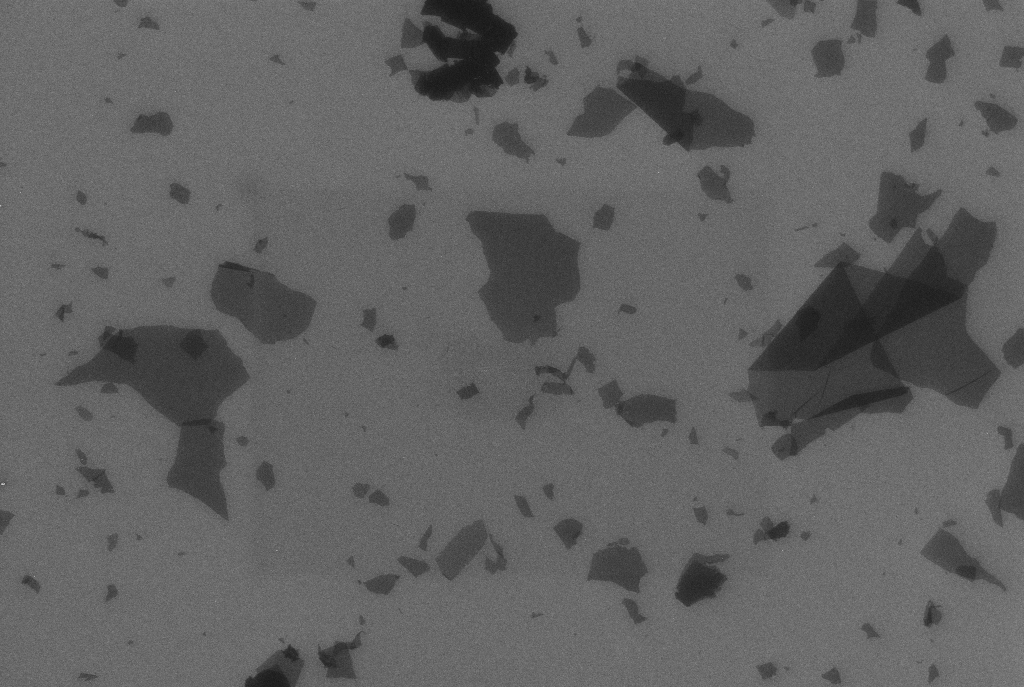
#> input picture data/TiO2 450 1h 0.01 GO08.png, 1024 x 687 px
$ jupyter execute images_sem.ipynb
#> lines starting #> are read from the running program, lines starting #| are printed output that depends on the picture; after the words box and inside, x2 and y2 are one past the last pixel; in counts of white or black regions, pixels touching at a corner belong together
**Calculate the average coating coverage from a SEM (Scanning Electron Microscope) image
Graphene oxide onto a Titanium Dioxide thin film**

You can try this notebook on

- data/TiO2 450 1h 0.01 GO07.png
- data/TiO2 450 1h 0.01 GO08.png

**Import libraries**

[cell 1]
import matplotlib.pyplot as plt
import numpy as np
from matplotlib.offsetbox import AnchoredText
from scipy.signal import find_peaks
from skimage import color, filters, io, measure, morphology

**Load the image**

[cell 2]
f_name = "data/TiO2 450 1h 0.01 GO08.png"
im = io.imread(f_name)
#> im is the input picture: shape (687, 1024, 3); min 21, max 201, mean 97.4
io.imshow(im)
gray_image = color.rgb2gray(im)
blurred_image = filters.gaussian(gray_image, sigma=1.0)

**Visualize the gray level histogram**

[cell 3]
histogram, bin_edges = np.histogram(blurred_image, bins=256, range=(0.0, 1.0))
#> histogram = 256 values, max 48666 at index 107, min 0 at index 0, mean 2748; bin_edges = 257 values from 0 to 1
x = bin_edges[0:-1]
#> x = 256 values from 0 to 0.996

fig, ax = plt.subplots(figsize=(6,5))
ax.plot(x, histogram, c="royalblue")

ax.set_title("Gray level histogram")
ax.set_xlabel("Gray level")
ax.set_ylabel("# pixel")
ax.set_xlim(0, 1.0)

fig.tight_layout()
plt.show()
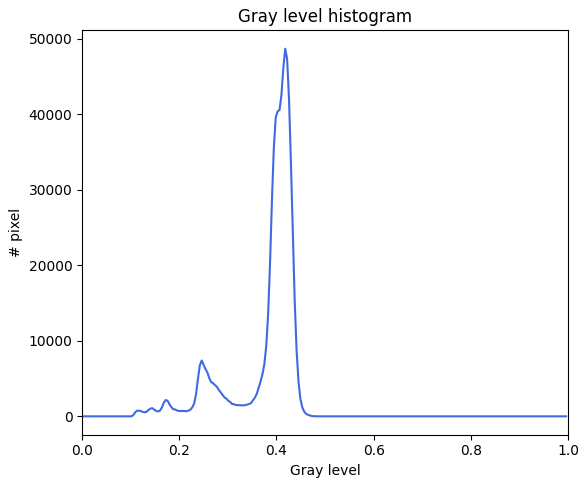
#> figure drawn by matplotlib, 1 panel; curve peaks at x = 0.418, y = 48666

If the background gray level is constant throughout the image, and if the foreground objects have a comparable contrast that is above the background, then a global threshold value can be used to segment the entire image.

The broader peak around 0.4 corresponds to the substrate. The smaller peaks near zero is what we are after: the GO sheets. A reasonable choice thus might be to leave pixels below the substrate peak.

**Use the find_peaks function from scipy to find the local minima.**

[cell 4]
fig, ax = plt.subplots(figsize=(6,5))
ax.plot(x, histogram, c="royalblue")

max_, _ = find_peaks(histogram)
#> max_ = [29, 37, 44, 52, 54, 63, 107, 126, 129, 134, 139]
min_, _ = find_peaks(histogram*-1)
#> min_ = [33, 40, 51, 53, 55, 85, 125, 127, 131, 137]
t_index = np.where(histogram[max_]==histogram[max_].max())[0][0]
#> t_index = 6

# max
X_ = x[max_][t_index]
#> X_ = 0.418
Y_ = histogram[max_][t_index]
#> Y_ = 48666
ax.plot(X_, Y_, marker="x", c="r", alpha=0.5)
ax.text(x=X_ + 0.01, y=Y_, s="Thin film substrate (TiO$_2$)")

# local min
X = x[min_][t_index-1]
#> X = 0.332
Y = histogram[min_][t_index-1]
#> Y = 1448
ax.plot(X, Y, marker="o", c="g", alpha=0.5)
ax.text(x=X + 0.01, y=Y, s="t: " + str(X.round(3)))

ax.axvspan(0, X, color="g", alpha=0.05)

ax.set_title("Gray level histogram")
ax.set_xlabel("Gray level")
ax.set_ylabel("# pixel")
ax.set_xlim(0, 1.0)

fig.tight_layout()
plt.show()
#> figure, not shown here; curve peaks at x = 0.418, y = 48666

**Generate a binary image based on threshold**

[cell 5]
t = X
#> t = 0.332
binary_mask = blurred_image < t
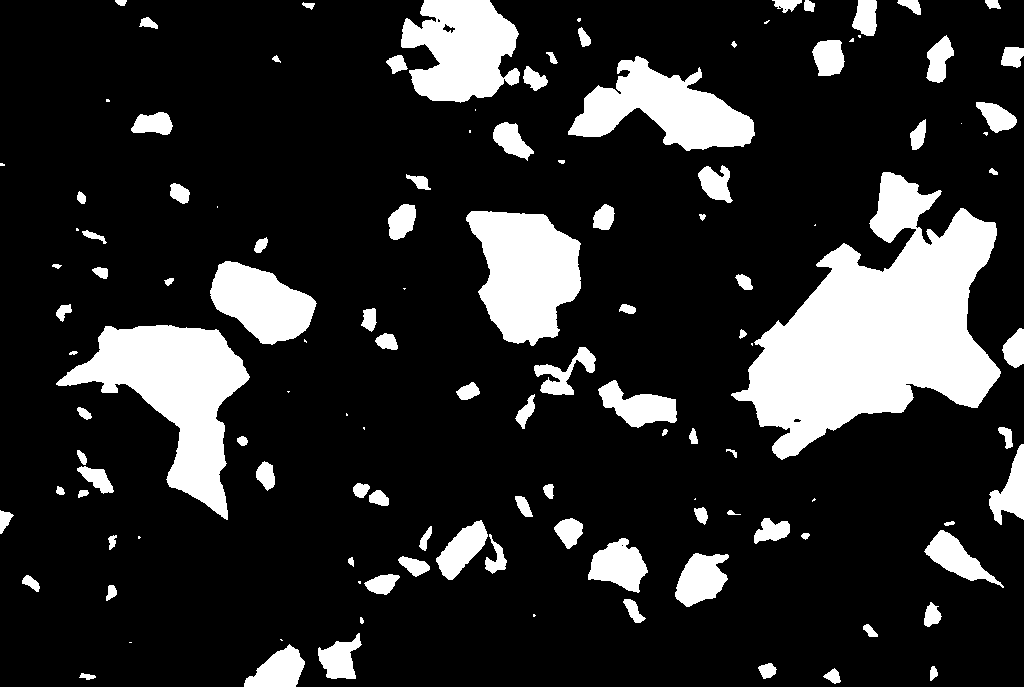
#> binary_mask: shape (687, 1024) bool; 17.3% white; 124 white regions (26 under 20 px), largest, box (x1, y1, x2, y2) and area: (731, 172, 1001, 460) 37927, (56, 325, 250, 520) 15462, (466, 211, 581, 346) 10673
fig, ax = plt.subplots(figsize=(6,5))
ax.imshow(binary_mask, cmap="gray")
plt.show()

**Binary image, post-process the binary mask and compute labels**

[cell 6]
threshold = filters.threshold_otsu(binary_mask)
#> threshold = 0.00195
mask = binary_mask > threshold
mask = morphology.remove_small_objects(mask, 50)
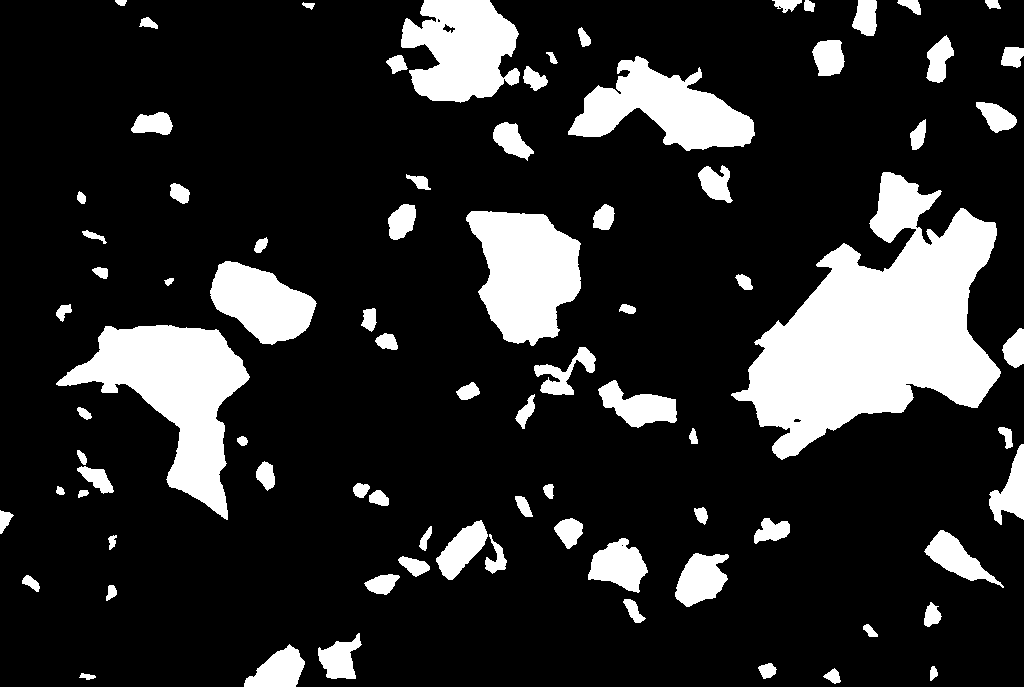
#> mask: shape (687, 1024) bool; 17.2% white; 83 white regions, largest, box (x1, y1, x2, y2) and area: (731, 172, 1001, 460) 37927, (56, 325, 250, 520) 15462, (466, 211, 581, 346) 10673
mask = morphology.remove_small_holes(mask, 50)
#> mask: shape (687, 1024) bool; 17.2% white; 83 white regions
labels = measure.label(mask)
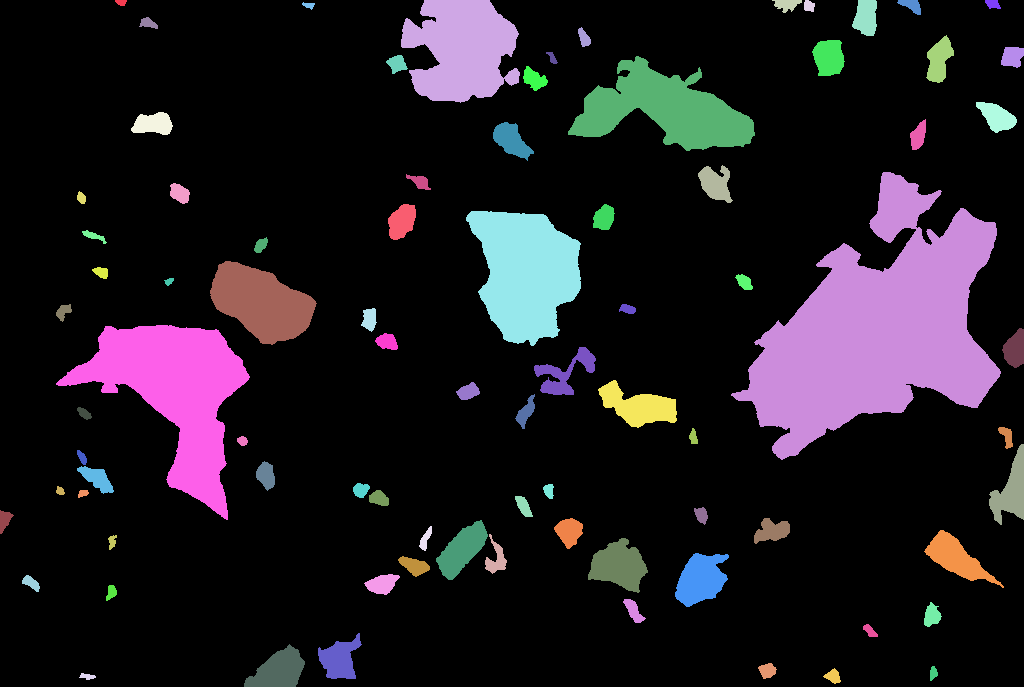
#> labels: shape (687, 1024) int32; 84 distinct labels, from 0 to 83; one colour per label, 0 black
props = measure.regionprops(labels, binary_mask)
#> props = 83 regions; largest, box (x1, y1, x2, y2) and area: (731, 172, 1001, 460) 37944, (56, 325, 250, 520) 15462, (466, 211, 581, 346) 10673, (568, 56, 755, 151) 8910, (401, 0, 520, 103) 8778

**Getting the areas of the sheets**

[cell 7]
areas = [props[index]["area"] for index in range(1, labels.max())]
#> areas = 82 values, max 37944 at index 21, min 50 at index 33, mean 1474.9
areas = np.array(areas)
print("Area of the sheets is", areas.sum(), "pixels")
#| Area of the sheets is 120940.0 pixels

[cell 8]
# function to calculate the coverage %
def get_coverage(image, areas):
      im_w, im_h = len(image), len(image[1])
#> im_w = 687; im_h = 1024
      im_area = im_w*im_h
#> im_area = 703488
      print(f"Image area (w: {im_w}, h: {im_h}) is", round(im_area,2), "pixels")
#| Image area (w: 687, h: 1024) is 703488 pixels
      sheets_area = areas.sum()
#> sheets_area = 120940
      coverage = round(sheets_area/im_area*100, 2)
#> coverage = 17.19
      print("GO sheet covers", f"{coverage}% of the area")
#| GO sheet covers 17.19% of the area
      return coverage

[cell 9]
coverage = get_coverage(binary_mask, areas)
#> coverage = 17.19

$ run again, with data/TiO2 450 1h 0.01 GO07.png copied over data/TiO2 450 1h 0.01 GO08.png
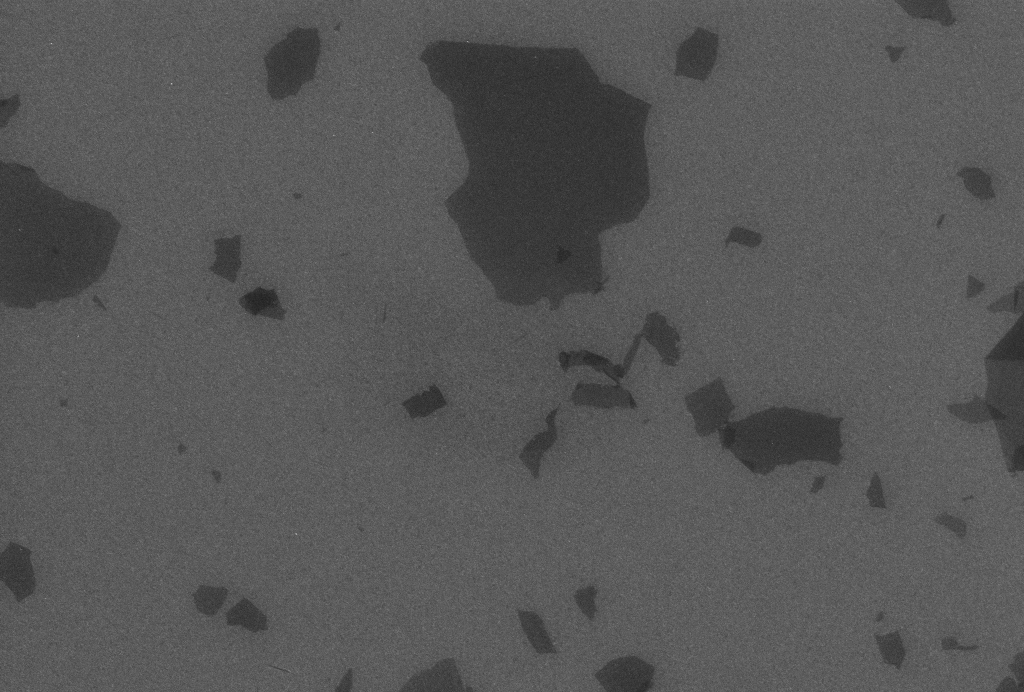
#> input picture data/TiO2 450 1h 0.01 GO07.png, 1024 x 692 px
#> im is the input picture: shape (692, 1024, 3); min 30, max 188, mean 87.3
#> histogram = 256 values, max 78737 at index 92, min 0 at index 0, mean 2768; bin_edges = 257 values from 0 to 1
#> x = 256 values from 0 to 0.996
#> max_ = [41, 57, 92, 109, 111]
#> min_ = [44, 75, 108, 110]
#> t_index = 2
#> X_ = 0.359
#> Y_ = 78737
#> X = 0.293
#> Y = 1115
#> t = 0.293
#> `binary_mask = blurred_image < t`:
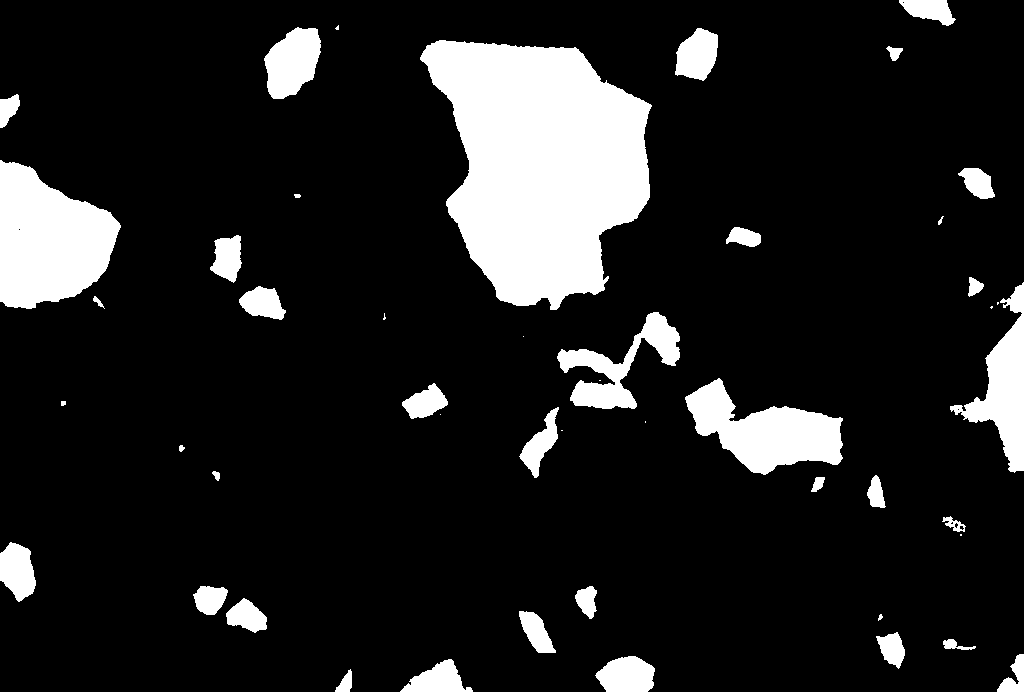
#> binary_mask: shape (692, 1024) bool; 13.2% white; 48 white regions (10 under 20 px), largest, box (x1, y1, x2, y2) and area: (420, 40, 652, 310) 42324, (0, 160, 121, 309) 12417, (685, 378, 843, 475) 7855
#> threshold = 0.00195
#> `labels = measure.label(mask)`:
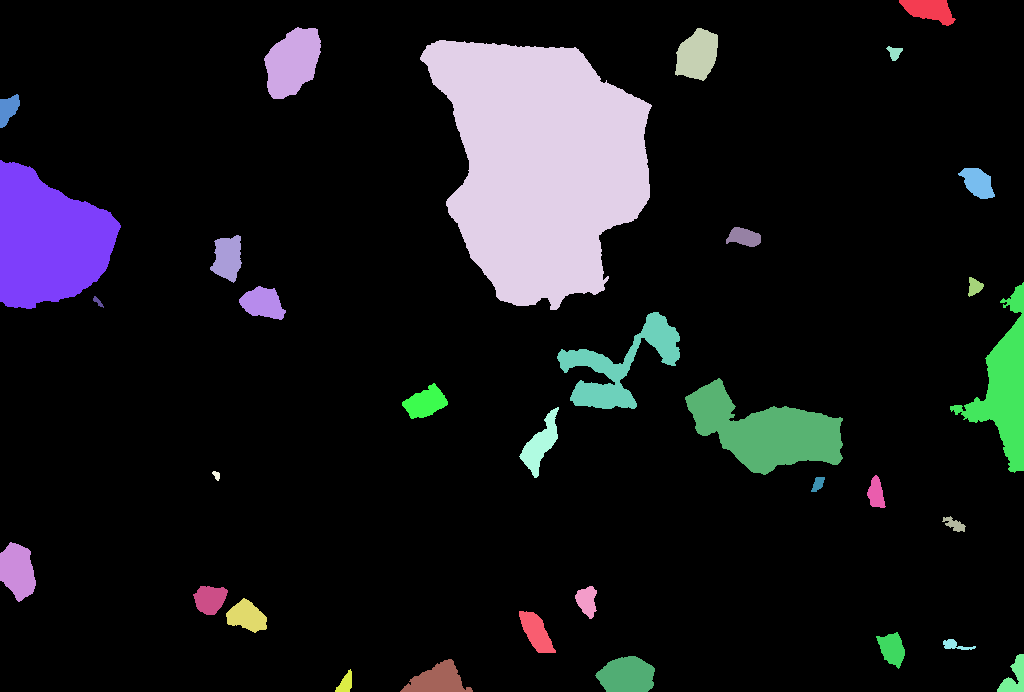
#> labels: shape (692, 1024) int32; 34 distinct labels, from 0 to 33; one colour per label, 0 black
#> props = 33 regions; largest, box (x1, y1, x2, y2) and area: (420, 40, 652, 310) 42324, (0, 160, 121, 309) 12418, (685, 378, 843, 475) 7855, (950, 282, 1024, 473) 5193, (557, 312, 680, 409) 4174
#> areas = 32 values, max 42324 at index 2, min 51 at index 17, mean 2891.8
#| Area of the sheets is 92537.0 pixels
#> im_w = 692; im_h = 1024
#> im_area = 708608
#| Image area (w: 692, h: 1024) is 708608 pixels
#> sheets_area = 92537
#> in get_coverage, `coverage = round(sheets_area/im_area*100, 2)`: coverage = 13.06
#| GO sheet covers 13.06% of the area
